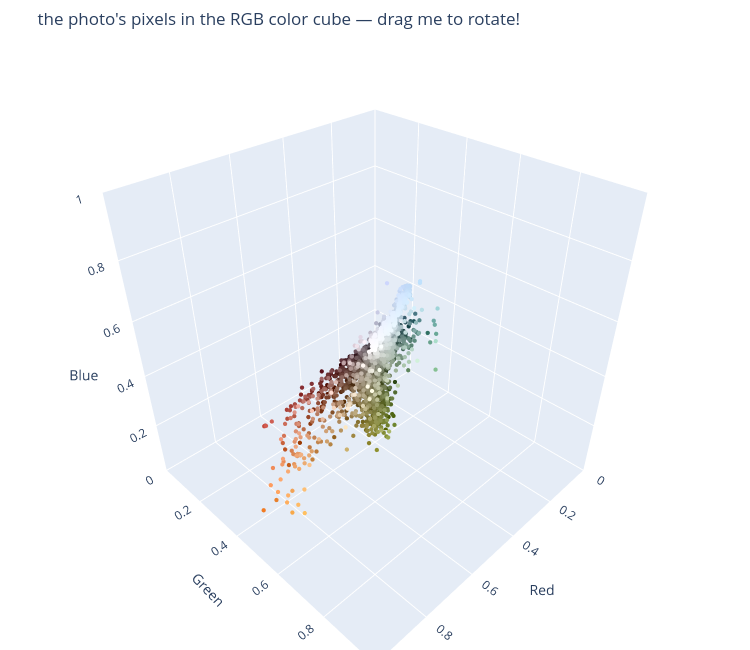

Notebook cell for this chart:
### Markdown cell above
### 👀 See it first: every pixel is a dot in a 3-D color cube

Before we run any clustering, let's actually *look* at what k-means will see.

A pixel is just 3 numbers — how much **Red**, **Green**, and **Blue** it contains. So every pixel is a **point in 3-D space**: the RGB color cube. The corner (0, 0, 0) is black, (1, 1, 1) is white, and every color lives somewhere in between.

Our photo has 427 × 640 = **273,280 pixels**, which means 273,280 dots floating in that cube. This is exactly like the penguin scatter plot — except each "penguin" is now a pixel, and instead of 2 measurements (bill, flipper) it has 3 (R, G, B).

And just like the penguins, **there are no labels**. Nobody tells the machine "this pixel is sky" or "this pixel is roof." But the dots still form natural clumps — because a real photo doesn't use random colors. A sky produces hundreds of thousands of pixels that are all *nearly the same blue*, so they pile up in one region of the cube. That hidden clumping is what k-means will discover on its own — the definition of **unsupervised learning**.

### Code cell
# Peek at the pixel cloud: 4,000 random pixels inside the RGB cube.
# This plot is INTERACTIVE — drag to rotate 🖱️, scroll to zoom, hover a dot to
# read its exact R/G/B values.
try:
    import plotly.graph_objects as go
except ImportError:                      # not installed? grab it, then retry
    %pip install -q plotly
    import plotly.graph_objects as go

rng_view = np.random.default_rng(SEED)
peek = pixels[rng_view.choice(len(pixels), size=4_000, replace=False)]
peek255 = (peek * 255).astype(int)                      # 0..255 for hover text
dot_colors = [f"rgb({r},{g},{b})" for r, g, b in peek255]

fig = go.Figure(go.Scatter3d(
    x=peek[:, 0], y=peek[:, 1], z=peek[:, 2],
    mode="markers",
    marker=dict(size=2.5, color=dot_colors),
    customdata=peek255,
    hovertemplate="R %{customdata[0]} · G %{customdata[1]} · B %{customdata[2]}<extra></extra>",
))
fig.update_layout(
    title="the photo's pixels in the RGB color cube — drag me to rotate!",
    scene=dict(
        xaxis=dict(title="Red", range=[0, 1]),
        yaxis=dict(title="Green", range=[0, 1]),
        zaxis=dict(title="Blue", range=[0, 1]),
        aspectmode="cube",
    ),
    width=750, height=650, margin=dict(l=0, r=0, t=50, b=0),
)
fig.show()

print("Rotate the cube and look for the clumps:")
print("  • a pale blue/white clump near the (1,1,1) corner → the SKY pixels")
print("  • a dark clump near (0,0,0)                       → SHADOW pixels")
print("  • a greenish clump in the middle                  → VEGETATION pixels")
print("Nobody labeled them — the clumps exist because photos reuse similar colors.")

### Figure 1 — Plotly figure (JSON) as saved in the notebook; plotly's stock layout.template omitted (floating-point values rounded to 4 significant figures; data arrays with more than 128 entries replaced by an {"elided": "..."} marker saying what was removed)
{"data": [{"customdata": {"elided": "4000x3 int values"}, "hovertemplate": "R %{customdata[0]} · G %{customdata[1]} · B %{customdata[2]}<extra></extra>", "marker": {"color": {"elided": "4000 str values"}, "size": 2.5}, "mode": "markers", "type": "scatter3d", "x": {"elided": "4000 float values"}, "y": {"elided": "4000 float values"}, "z": {"elided": "4000 float values"}}], "layout": {"height": 650, "margin": {"b": 0, "l": 0, "r": 0, "t": 50}, "scene": {"aspectmode": "cube", "xaxis": {"range": [0, 1], "title": {"text": "Red"}}, "yaxis": {"range": [0, 1], "title": {"text": "Green"}}, "zaxis": {"range": [0, 1], "title": {"text": "Blue"}}}, "title": {"text": "the photo's pixels in the RGB color cube — drag me to rotate!"}, "width": 750}}
